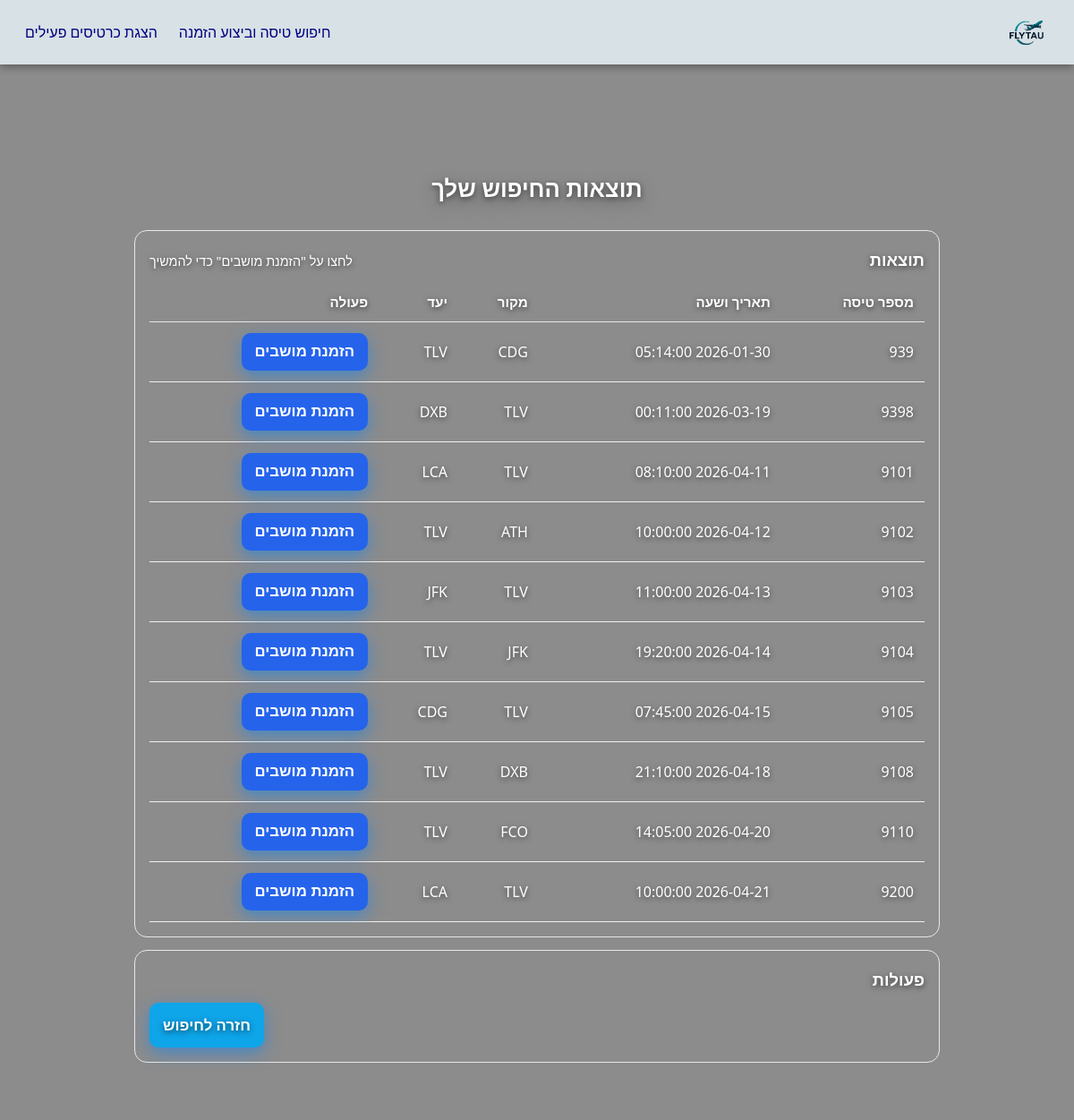
The app's page /results with its own data.
### tables this page shows
CREATE TABLE `flight` (
  `flight_number` INT NOT NULL,
  `aircraft_id_number` INT NULL,
  `origin_airport` VARCHAR(45) NULL,
  `destination_airport` VARCHAR(45) NULL,
  `departure_datetime` DATETIME NULL,
  `status` VARCHAR(45) NULL,
  PRIMARY KEY (`flight_number`),
  CONSTRAINT `fk_fl_air` FOREIGN KEY (`aircraft_id_number`) REFERENCES `aircraft` (`aircraft_id_number`),
  CONSTRAINT `fk_fl_rt` FOREIGN KEY (`origin_airport`, `destination_airport`) REFERENCES `flight_route` (`origin_airport`, `destination_airport`)
);

### main.py (the view)
@app.route('/results', methods=["GET"])
def results():
    departure_date = (request.args.get("departure_datetime") or "").strip()
    origin_airport = (request.args.get("origin_airport") or "").strip().upper()
    destination_airport = (request.args.get("destination_airport") or "").strip().upper()
    query = """
        SELECT flight_number, departure_datetime, origin_airport, destination_airport
        FROM flight
        WHERE departure_datetime >= CURRENT_DATE AND status = 'ACTIVE'
    """
    params = []
    if departure_date:
        query += " AND DATE(departure_datetime) = ?"
        params.append(departure_date)
    if origin_airport:
        query += " AND origin_airport = ?"
        params.append(origin_airport)
    if destination_airport:
        query += " AND destination_airport = ?"
        params.append(destination_airport)
    query += " ORDER BY departure_datetime"
    with db_conn() as cursor:
        cursor.execute(query, params)
        flights = cursor.fetchall()
    return render_template(
        "results.html",
        flights=flights,
        departure_date=departure_date,
        origin_airport=origin_airport,
        destination_airport=destination_airport
    )

### utils.py (called while the page is built)
@contextmanager
def db_conn():
    mydb = None
    cursor = None
    try:
        mydb = sqlite3.connect(
            DB_PATH,
            check_same_thread=False
        )
        mydb.isolation_level = None
        mydb.row_factory = sqlite3.Row
        cursor = mydb.cursor()
        yield cursor
    finally:
        if cursor:
            cursor.close()
        if mydb:
            mydb.close()

### templates/results.html (shortened to what this page needs)
{% extends "layout_page.html" %}
{% block ruler %}
<ul class="nav-links">
  <li>
    <a href="/flight_search_guest" class="white-glow-hover">חיפוש טיסה וביצוע הזמנה</a>
  </li>
  <li>
    <a href="/sign_in_show_tickets" class="white-glow-hover">הצגת כרטיסים פעילים</a>
  </li>
</ul>
{% endblock %}
{% block page_title %}
<div class="page-head">
  <h1>
    תוצאות החיפוש שלך
  </h1>
</div>
{% endblock %}
{% block content %}
<section class="card">
  <div class="card-header">
    <h2>תוצאות</h2>
    <span class="hint">לחצו על "הזמנת מושבים" כדי להמשיך</span>
  </div>
  {% if flights and flights|length > 0 %}
  <div class="table-wrap">
    <table class="flights-table">
      <thead>
        <tr>
          <th>מספר טיסה</th>
          <th>תאריך ושעה</th>
          <th>מקור</th>
          <th>יעד</th>
          <th>פעולה</th>
        </tr>
      </thead>
      <tbody>
        {% for f in flights %}
        <tr>
          <td>{{ f.flight_number }}</td>
          <td>{{ f.departure_datetime }}</td>
          <td>{{ f.origin_airport }}</td>
          <td>{{ f.destination_airport }}</td>
          <td>
            <form method="POST" action="/select_seats" class="inline-form">
              <button class="btn primary" type="submit">הזמנת מושבים</button>
            </form>
          </td>
        </tr>
        {% endfor %}
      </tbody>
    </table>
  </div>
  {% else %}
    <div class="empty">
      <div class="empty-title">לא נמצאו טיסות</div>
      <div class="empty-text">נסו לשנות תאריך/מקור/יעד ולחפש שוב</div>
    </div>
  {% endif %}
</section>
<section class="card">
  <div class="card-header">
    <h2>פעולות</h2>
  </div>
  <div class="actions">
    <a class="btn secondary" href="/flight_search_guest">חזרה לחיפוש</a>
  </div>
</section>
{% endblock %}

### static/styles.css (style rules this page uses)
html, body { margin: 0; padding: 0; height: 100%; font-family: "Segoe UI", Arial, sans-serif; color: #ffffff; cursor: url("../static/small.png") 16 16, auto; }
button, a, input, select, textarea { cursor: url("../static/small.png") 16 16, auto; }
.nav-links { list-style: none; margin: 0; padding: 0; display: flex; gap: 24px; }
.nav-links a { color: #000080; text-decoration: none; font-size: 1rem; transition: 0.25s; }
button, .btn { background: linear-gradient(135deg,#0076ff,#003f91); border: none; padding: 12px 26px; color: white; font-size: 1.05rem; border-radius: 50px; box-shadow: 0 6px 18px rgba(0, 132, 255, 0.5); transition: 0.2s; }
:root { --bg: #f6f7fb; --card: ##191970; --text: ##191970; --muted: #ffffff; --line: #e5e7eb; --primary: #2563eb; --primaryHover: #1d4ed8; --secondary: #0ea5e9; --secondaryHover: #0284c7; }
.page-head h1 { margin: 0 0 6px 0; font-size: 1.6rem; }
.white-glow-hover { transition: text-shadow 0.3s ease, color 0.3s ease; text-decoration: none; }
.card { background: var(--card); border: 1px solid var(--line); border-radius: 14px; padding: 16px; margin: 14px 0; }
.card-header { display: flex; align-items: baseline; justify-content: space-between; gap: 12px; margin-bottom: 10px; }
.card-header h2 { margin: 0; font-size: 1.15rem; }
.hint { color: var(--muted); font-size: 0.9rem; }
.actions { display: flex; gap: 10px; justify-content: flex-end; }
.btn { border: 1px solid transparent; border-radius: 10px; padding: 10px 14px; cursor: pointer; text-decoration: none; font-weight: 600; display: inline-flex; align-items: center; justify-content: center; white-space: nowrap; }
.btn.primary { background: var(--primary); color: #fff; }
.btn.secondary { background: var(--secondary); color: #fff; }
.table-wrap { overflow-x: auto; color: #ffffff; }
.flights-table { width: 100%; border-collapse: collapse; }
.flights-table thead th { text-align: right; font-size: 0.95rem; padding: 12px; border-bottom: 1px solid var(--line); color: var(--muted); }
.flights-table tbody td { padding: 12px; border-bottom: 1px solid #f0f0f0; }
.inline-form { margin: 0; }

### records on screen
flight: flight_number "939", departure_datetime "2026-01-30 05:14:00", origin_airport "CDG", destination_airport "TLV"
flight: flight_number "9398", departure_datetime "2026-03-19 00:11:00", origin_airport "TLV", destination_airport "DXB"
flight: flight_number "9101", departure_datetime "2026-04-11 08:10:00", origin_airport "TLV", destination_airport "LCA"
flight: flight_number "9102", departure_datetime "2026-04-12 10:00:00", origin_airport "ATH", destination_airport "TLV"
flight: flight_number "9103", departure_datetime "2026-04-13 11:00:00", origin_airport "TLV", destination_airport "JFK"
flight: flight_number "9104", departure_datetime "2026-04-14 19:20:00", origin_airport "JFK", destination_airport "TLV"
flight: flight_number "9105", departure_datetime "2026-04-15 07:45:00", origin_airport "TLV", destination_airport "CDG"
flight: flight_number "9108", departure_datetime "2026-04-18 21:10:00", origin_airport "DXB", destination_airport "TLV"
flight: flight_number "9110", departure_datetime "2026-04-20 14:05:00", origin_airport "FCO", destination_airport "TLV"
flight: flight_number "9200", departure_datetime "2026-04-21 10:00:00", origin_airport "TLV", destination_airport "LCA"
